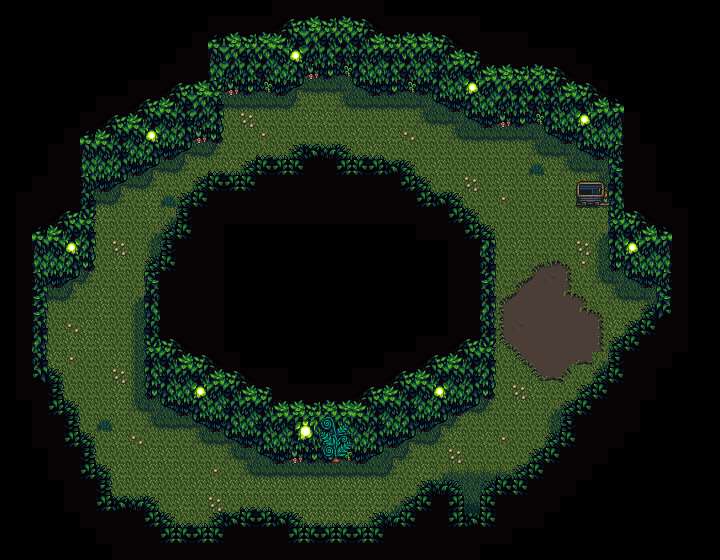

Below is a game level as drawn by its tile map, then a one-line description and the .tmx that defines it (tile-layer data replaced by summaries):
An orthogonal 45x35 tile map with 16x16 px tiles, 3 tile layers (Back, Buildings, Front) and 3 objects (3x TileData).

<map version="1.9" tiledversion="1.9.2" orientation="orthogonal" renderorder="right-down" compressionlevel="0" width="45" height="35" tilewidth="16" tileheight="16" infinite="0" nextlayerid="7" nextobjectid="6">
 <properties>
  <property name="AmbientLight" value="40 40 30" />
  <property name="ForceSpawnForageables" value="true" />
  <property name="LocationContext" value="Lumisteria_MtVapius_Forest" />
  <property name="Warp" value="29 32 Lumisteria.MtVapius_ForestCrystalLake 9 8" />
 </properties>
 <tileset firstgid="1" name="mine" tilewidth="16" tileheight="16" tilecount="1152" columns="32">
  <image source="lumisteria_mtvapius_mine.png" width="512" height="576" />
  <tile id="0">
   <properties>
    <property name="Type" value="Dirt" />
   </properties>
  </tile>
  <tile id="264">
   <properties>
    <property name="Spawnable" value="t" />
    <property name="Type" value="Grass" />
   </properties>
  </tile>
  <tile id="265">
   <properties>
    <property name="Spawnable" value="t" />
    <property name="Type" value="Grass" />
   </properties>
  </tile>
  <tile id="266">
   <properties>
    <property name="Spawnable" value="t" />
    <property name="Type" value="Grass" />
   </properties>
  </tile>
  <tile id="267">
   <properties>
    <property name="Spawnable" value="t" />
    <property name="Type" value="Grass" />
   </properties>
  </tile>
  <tile id="268">
   <properties>
    <property name="Spawnable" value="t" />
    <property name="Type" value="Grass" />
   </properties>
  </tile>
  <tile id="281">
   <properties>
    <property name="Spawnable" value="t" />
    <property name="Type" value="Grass" />
   </properties>
  </tile>
  <tile id="282">
   <properties>
    <property name="Spawnable" value="t" />
    <property name="Type" value="Grass" />
   </properties>
  </tile>
  <tile id="283">
   <properties>
    <property name="Spawnable" value="t" />
    <property name="Type" value="Grass" />
   </properties>
  </tile>
  <tile id="284">
   <properties>
    <property name="Spawnable" value="t" />
    <property name="Type" value="Grass" />
   </properties>
  </tile>
  <tile id="297">
   <properties>
    <property name="Spawnable" value="t" />
    <property name="Type" value="Grass" />
   </properties>
  </tile>
  <tile id="298">
   <properties>
    <property name="Spawnable" value="t" />
    <property name="Type" value="Grass" />
   </properties>
  </tile>
  <tile id="299">
   <properties>
    <property name="Spawnable" value="t" />
    <property name="Type" value="Grass" />
   </properties>
  </tile>
  <tile id="300">
   <properties>
    <property name="Spawnable" value="t" />
    <property name="Type" value="Grass" />
   </properties>
  </tile>
  <tile id="313">
   <properties>
    <property name="Spawnable" value="t" />
    <property name="Type" value="Grass" />
   </properties>
  </tile>
  <tile id="314">
   <properties>
    <property name="Spawnable" value="t" />
    <property name="Type" value="Grass" />
   </properties>
  </tile>
  <tile id="315">
   <properties>
    <property name="Spawnable" value="t" />
    <property name="Type" value="Grass" />
   </properties>
  </tile>
  <tile id="325">
   <properties>
    <property name="Diggable" value="t" />
    <property name="Type" value="Dirt" />
   </properties>
  </tile>
  <tile id="326">
   <properties>
    <property name="Type" value="Stone" />
   </properties>
  </tile>
  <tile id="327">
   <properties>
    <property name="Type" value="Stone" />
   </properties>
  </tile>
  <tile id="328">
   <properties>
    <property name="Type" value="Stone" />
   </properties>
  </tile>
  <tile id="329">
   <properties>
    <property name="Spawnable" value="t" />
    <property name="Type" value="Grass" />
   </properties>
  </tile>
  <tile id="330">
   <properties>
    <property name="Spawnable" value="t" />
    <property name="Type" value="Grass" />
   </properties>
  </tile>
  <tile id="331">
   <properties>
    <property name="Spawnable" value="t" />
    <property name="Type" value="Grass" />
   </properties>
  </tile>
  <tile id="332">
   <properties>
    <property name="Spawnable" value="t" />
    <property name="Type" value="Grass" />
   </properties>
  </tile>
  <tile id="341">
   <properties>
    <property name="Diggable" value="t" />
   </properties>
  </tile>
  <tile id="345">
   <properties>
    <property name="Spawnable" value="t" />
    <property name="Type" value="Grass" />
   </properties>
  </tile>
  <tile id="346">
   <properties>
    <property name="Spawnable" value="t" />
    <property name="Type" value="Grass" />
   </properties>
  </tile>
  <tile id="347">
   <properties>
    <property name="Spawnable" value="t" />
    <property name="Type" value="Grass" />
   </properties>
  </tile>
  <tile id="348">
   <properties>
    <property name="Spawnable" value="t" />
    <property name="Type" value="Grass" />
   </properties>
  </tile>
  <tile id="357">
   <properties>
    <property name="Diggable" value="t" />
    <property name="Type" value="Dirt" />
   </properties>
  </tile>
  <tile id="358">
   <properties>
    <property name="Type" value="Stone" />
   </properties>
  </tile>
  <tile id="359">
   <properties>
    <property name="Diggable" value="t" />
    <property name="Type" value="Dirt" />
   </properties>
  </tile>
  <tile id="360">
   <properties>
    <property name="Type" value="Stone" />
   </properties>
  </tile>
  <tile id="361">
   <properties>
    <property name="Spawnable" value="t" />
    <property name="Type" value="Grass" />
   </properties>
  </tile>
  <tile id="362">
   <properties>
    <property name="Spawnable" value="t" />
    <property name="Type" value="Grass" />
   </properties>
  </tile>
  <tile id="363">
   <properties>
    <property name="Spawnable" value="t" />
    <property name="Type" value="Grass" />
   </properties>
  </tile>
  <tile id="364">
   <properties>
    <property name="Spawnable" value="t" />
    <property name="Type" value="Grass" />
   </properties>
  </tile>
  <tile id="373">
   <properties>
    <property name="Diggable" value="t" />
   </properties>
  </tile>
  <tile id="375">
   <properties>
    <property name="Diggable" value="t" />
   </properties>
  </tile>
  <tile id="377">
   <properties>
    <property name="Spawnable" value="t" />
    <property name="Type" value="Grass" />
   </properties>
  </tile>
  <tile id="378">
   <properties>
    <property name="Spawnable" value="t" />
    <property name="Type" value="Grass" />
   </properties>
  </tile>
  <tile id="379">
   <properties>
    <property name="Spawnable" value="t" />
    <property name="Type" value="Grass" />
   </properties>
  </tile>
  <tile id="380">
   <properties>
    <property name="Spawnable" value="t" />
    <property name="Type" value="Grass" />
   </properties>
  </tile>
  <tile id="390">
   <properties>
    <property name="Type" value="Stone" />
   </properties>
  </tile>
  <tile id="391">
   <properties>
    <property name="Type" value="Stone" />
   </properties>
  </tile>
  <tile id="392">
   <properties>
    <property name="Type" value="Stone" />
   </properties>
  </tile>
  <tile id="393">
   <properties>
    <property name="Spawnable" value="t" />
    <property name="Type" value="Grass" />
   </properties>
  </tile>
  <tile id="394">
   <properties>
    <property name="Spawnable" value="t" />
    <property name="Type" value="Grass" />
   </properties>
  </tile>
  <tile id="395">
   <properties>
    <property name="Spawnable" value="t" />
    <property name="Type" value="Grass" />
   </properties>
  </tile>
  <tile id="396">
   <properties>
    <property name="Type" value="Stone" />
   </properties>
  </tile>
  <tile id="409">
   <properties>
    <property name="Spawnable" value="t" />
    <property name="Type" value="Grass" />
   </properties>
  </tile>
  <tile id="410">
   <properties>
    <property name="Spawnable" value="t" />
    <property name="Type" value="Grass" />
   </properties>
  </tile>
  <tile id="411">
   <properties>
    <property name="Spawnable" value="t" />
    <property name="Type" value="Grass" />
   </properties>
  </tile>
  <tile id="425">
   <properties>
    <property name="Spawnable" value="t" />
    <property name="Type" value="Grass" />
   </properties>
  </tile>
  <tile id="426">
   <properties>
    <property name="Spawnable" value="t" />
    <property name="Type" value="Grass" />
   </properties>
  </tile>
  <tile id="427">
   <properties>
    <property name="Spawnable" value="t" />
    <property name="Type" value="Grass" />
   </properties>
  </tile>
  <tile id="441">
   <properties>
    <property name="Spawnable" value="t" />
    <property name="Type" value="Grass" />
   </properties>
  </tile>
  <tile id="442">
   <properties>
    <property name="Spawnable" value="t" />
    <property name="Type" value="Grass" />
   </properties>
  </tile>
  <tile id="443">
   <properties>
    <property name="Spawnable" value="t" />
    <property name="Type" value="Grass" />
   </properties>
  </tile>
  <tile id="457">
   <properties>
    <property name="Spawnable" value="t" />
    <property name="Type" value="Grass" />
   </properties>
  </tile>
  <tile id="458">
   <properties>
    <property name="Spawnable" value="t" />
    <property name="Type" value="Grass" />
   </properties>
  </tile>
  <tile id="459">
   <properties>
    <property name="Spawnable" value="t" />
    <property name="Type" value="Grass" />
   </properties>
  </tile>
  <tile id="473">
   <properties>
    <property name="Spawnable" value="t" />
    <property name="Type" value="Grass" />
   </properties>
  </tile>
  <tile id="474">
   <properties>
    <property name="Spawnable" value="t" />
    <property name="Type" value="Grass" />
   </properties>
  </tile>
  <tile id="475">
   <properties>
    <property name="Spawnable" value="t" />
    <property name="Type" value="Grass" />
   </properties>
  </tile>
  <tile id="480">
   <properties>
    <property name="Type" value="Wood" />
   </properties>
  </tile>
  <tile id="481">
   <properties>
    <property name="Type" value="Wood" />
   </properties>
  </tile>
  <tile id="482">
   <properties>
    <property name="Type" value="Wood" />
   </properties>
  </tile>
  <tile id="512">
   <properties>
    <property name="Type" value="Wood" />
   </properties>
  </tile>
  <tile id="513">
   <properties>
    <property name="Type" value="Wood" />
   </properties>
  </tile>
  <tile id="514">
   <properties>
    <property name="Type" value="Wood" />
   </properties>
  </tile>
  <tile id="544">
   <properties>
    <property name="Type" value="Wood" />
   </properties>
  </tile>
  <tile id="545">
   <properties>
    <property name="Type" value="Wood" />
   </properties>
  </tile>
  <tile id="546">
   <properties>
    <property name="Type" value="Wood" />
   </properties>
  </tile>
  <tile id="579">
   <properties>
    <property name="Type" value="Stone" />
   </properties>
  </tile>
  <tile id="580">
   <properties>
    <property name="Type" value="Stone" />
   </properties>
  </tile>
  <tile id="581">
   <properties>
    <property name="Type" value="Stone" />
   </properties>
  </tile>
  <tile id="582">
   <properties>
    <property name="Type" value="Stone" />
   </properties>
  </tile>
  <tile id="583">
   <properties>
    <property name="Type" value="Stone" />
   </properties>
  </tile>
  <tile id="584">
   <properties>
    <property name="Type" value="Stone" />
   </properties>
  </tile>
  <tile id="585">
   <properties>
    <property name="Type" value="Stone" />
   </properties>
  </tile>
  <tile id="586">
   <properties>
    <property name="Type" value="Stone" />
   </properties>
  </tile>
  <tile id="595">
   <properties>
    <property name="Type" value="Stone" />
   </properties>
  </tile>
  <tile id="596">
   <properties>
    <property name="Type" value="Stone" />
   </properties>
  </tile>
  <tile id="597">
   <properties>
    <property name="Type" value="Stone" />
   </properties>
  </tile>
  <tile id="598">
   <properties>
    <property name="Type" value="Stone" />
   </properties>
  </tile>
  <tile id="611">
   <properties>
    <property name="Type" value="Stone" />
   </properties>
  </tile>
  <tile id="612">
   <properties>
    <property name="Type" value="Stone" />
   </properties>
  </tile>
  <tile id="613">
   <properties>
    <property name="Type" value="Stone" />
   </properties>
  </tile>
  <tile id="614">
   <properties>
    <property name="Type" value="Stone" />
   </properties>
  </tile>
  <tile id="615">
   <properties>
    <property name="Type" value="Stone" />
   </properties>
  </tile>
  <tile id="616">
   <properties>
    <property name="Type" value="Stone" />
   </properties>
  </tile>
  <tile id="617">
   <properties>
    <property name="Type" value="Stone" />
   </properties>
  </tile>
  <tile id="618">
   <properties>
    <property name="Type" value="Stone" />
   </properties>
  </tile>
  <tile id="627">
   <properties>
    <property name="Type" value="Stone" />
   </properties>
  </tile>
  <tile id="628">
   <properties>
    <property name="Type" value="Stone" />
   </properties>
  </tile>
  <tile id="629">
   <properties>
    <property name="Type" value="Stone" />
   </properties>
  </tile>
  <tile id="630">
   <properties>
    <property name="Type" value="Stone" />
   </properties>
  </tile>
  <tile id="643">
   <properties>
    <property name="Type" value="Stone" />
   </properties>
  </tile>
  <tile id="644">
   <properties>
    <property name="Type" value="Stone" />
   </properties>
  </tile>
  <tile id="645">
   <properties>
    <property name="Type" value="Stone" />
   </properties>
  </tile>
  <tile id="646">
   <properties>
    <property name="Type" value="Stone" />
   </properties>
  </tile>
  <tile id="647">
   <properties>
    <property name="Type" value="Stone" />
   </properties>
  </tile>
  <tile id="648">
   <properties>
    <property name="Type" value="Stone" />
   </properties>
  </tile>
  <tile id="649">
   <properties>
    <property name="Type" value="Stone" />
   </properties>
  </tile>
  <tile id="650">
   <properties>
    <property name="Type" value="Stone" />
   </properties>
  </tile>
  <tile id="659">
   <properties>
    <property name="Type" value="Stone" />
   </properties>
  </tile>
  <tile id="660">
   <properties>
    <property name="Type" value="Stone" />
   </properties>
  </tile>
  <tile id="661">
   <properties>
    <property name="Type" value="Stone" />
   </properties>
  </tile>
  <tile id="662">
   <properties>
    <property name="Type" value="Stone" />
   </properties>
  </tile>
  <tile id="679">
   <properties>
    <property name="Type" value="Stone" />
   </properties>
  </tile>
  <tile id="680">
   <properties>
    <property name="Type" value="Stone" />
   </properties>
  </tile>
  <tile id="681">
   <properties>
    <property name="Type" value="Stone" />
   </properties>
  </tile>
  <tile id="682">
   <properties>
    <property name="Type" value="Stone" />
   </properties>
  </tile>
 </tileset>
 <layer id="1" name="Back" width="45" height="35">
  <data>[1575 cells, 756 non-empty, 39 distinct tile ids]</data>
 </layer>
 <layer id="2" name="Buildings" width="45" height="35">
  <data>[1575 cells, 391 non-empty, 80 distinct tile ids]</data>
 </layer>
 <layer id="3" name="Front" width="45" height="35">
  <data>[1575 cells, 402 non-empty, 21 distinct tile ids]</data>
 </layer>
 <objectgroup id="4" name="Back" />
 <objectgroup id="5" name="Buildings">
  <object id="3" name="TileData" x="464" y="496" width="16" height="32">
   <properties>
    <property name="NPCBarrier" value="T" />
   </properties>
  </object>
  <object id="4" name="TileData" x="576" y="192" width="16" height="16">
   <properties>
    <property name="Action" value="MinecartTransport Lumisteria.MtVapiusNetwork Lumisteria.MtVapius_ForestCaveShortcut" />
   </properties>
  </object>
  <object id="5" name="TileData" x="592" y="192" width="16" height="16">
   <properties>
    <property name="Action" value="MinecartTransport Lumisteria.MtVapiusNetwork Lumisteria.MtVapius_ForestCaveShortcut" />
   </properties>
  </object>
 </objectgroup>
 <objectgroup id="6" name="Front" />
</map>
